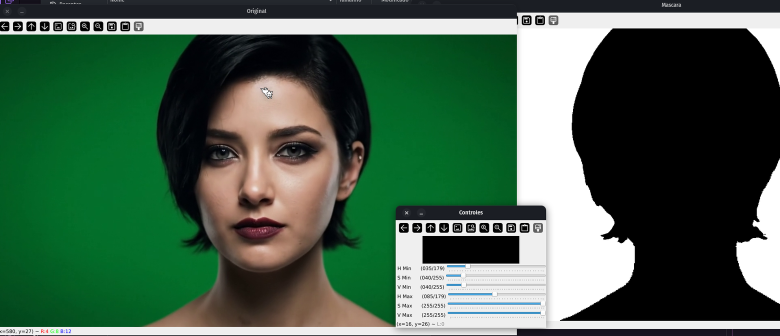
#> input picture src/assets/calibrator.png, 1560 x 671 px (shown at 1/2 size)
$ python -i renderer.py   (imports and definitions only)
#> lines starting #> are read from the running program, lines starting #| are printed output that depends on the picture
#> further down, picture is the input picture: shape (671, 1560, 3); mean B, G, R 76.5, 97.3, 69.4
#!/usr/bin/env python3
# -*- coding: utf-8 -*-
"""
Renderer Module - Handles display output for ASCII/Pixel Art converter
Supports terminal (ANSI), OpenCV window, and GTK window rendering
GTK mode provides perfect aspect ratio preservation
"""
import sys
import cv2
import numpy as np

# GTK player for aspect ratio preservation
try:
    from .gtk_player import create_player_window
    GTK_AVAILABLE = True
except ImportError:
    GTK_AVAILABLE = False
    print("Warning: GTK player not available, falling back to OpenCV")

# ANSI escape codes for terminal rendering
ANSI_CLEAR_AND_HOME = "\033[2J\033[H"
ANSI_RESET = "\033[0m"
COLOR_SEPARATOR = "§"

# Window configuration
DEFAULT_WINDOW_NAME = "ASCII Converter Output"
DEFAULT_SCALE_FACTOR = 2

# ASCII rendering configuration
ASCII_FONT = cv2.FONT_HERSHEY_SIMPLEX
ASCII_FONT_SCALE = 0.4
ASCII_FONT_THICKNESS = 1
ASCII_CHAR_WIDTH = 8
ASCII_CHAR_HEIGHT = 16


# [166 lines left out: functions render_terminal, ansi256_to_bgr, render_ascii_as_image, render_window_gtk, not called in this run]


def render_window(pixel_frame, window_name=DEFAULT_WINDOW_NAME, scale_factor=DEFAULT_SCALE_FACTOR,
                 is_ascii=False, ascii_string=None):
    """
    Render to OpenCV window (fallback mode)

    Note: Has aspect ratio limitations, use render_window_gtk for better results
    """
#> called with window_name = 'ASCII Converter Output', scale_factor = 2, is_ascii = False
    # Convert ASCII to image if needed
    if is_ascii and ascii_string:
        pixel_frame = render_ascii_as_image(ascii_string)

    if pixel_frame is None or pixel_frame.size == 0:
        return scale_factor

    # Create resizable window
    cv2.namedWindow(window_name, cv2.WINDOW_NORMAL)

    # Get original dimensions and apply initial scale
    h, w = pixel_frame.shape[:2]
#> h = 671; w = 1560

    if scale_factor > 1:
        upscaled_h = int(h * scale_factor)
#> upscaled_h = 1342
        upscaled_w = int(w * scale_factor)
#> upscaled_w = 3120
        display_frame = cv2.resize(pixel_frame, (upscaled_w, upscaled_h),
                                  interpolation=cv2.INTER_LINEAR)
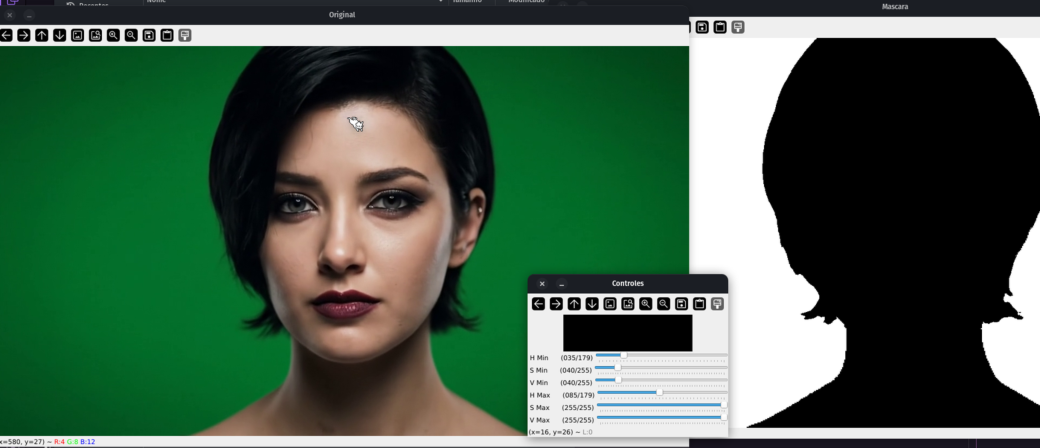
#> display_frame: shape (1342, 3120, 3) (shown at 1/3 size); mean B, G, R 76.4, 97.3, 69.4
    else:
        display_frame = pixel_frame
        upscaled_w, upscaled_h = w, h

    # Display the frame
    cv2.imshow(window_name, display_frame)

    # Set initial window size
    try:
        cv2.resizeWindow(window_name, upscaled_w, upscaled_h)
    except Exception:
        pass

    return scale_factor


# [12 lines left out: function cleanup_window, not called in this run]

>>> import cv2
>>> picture = cv2.imread('../assets/calibrator.png')
>>> result = render_window(picture)
#> result = 2
